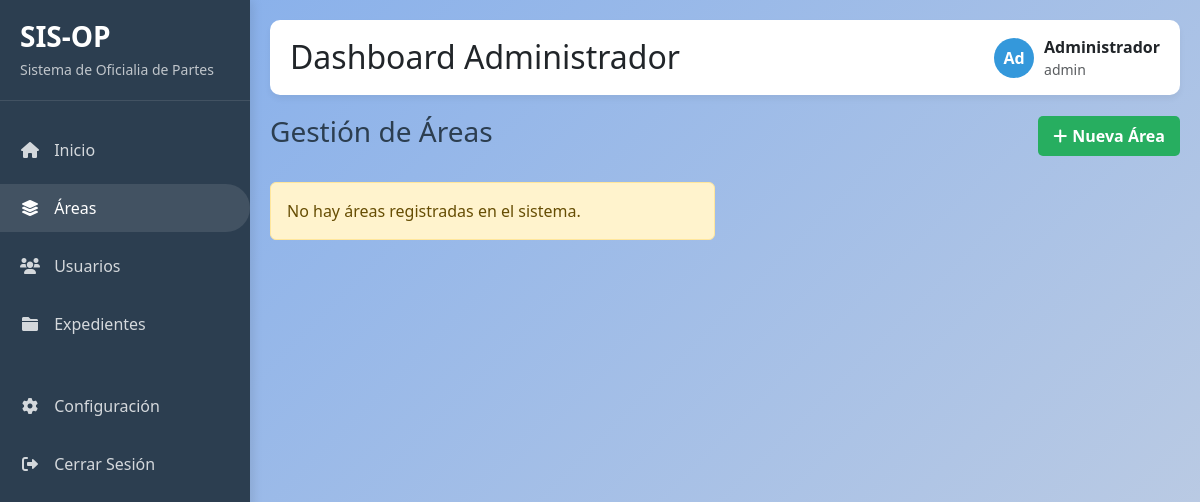
Page /dashboard/admin/areas.php (signed in) on the earlier database version.
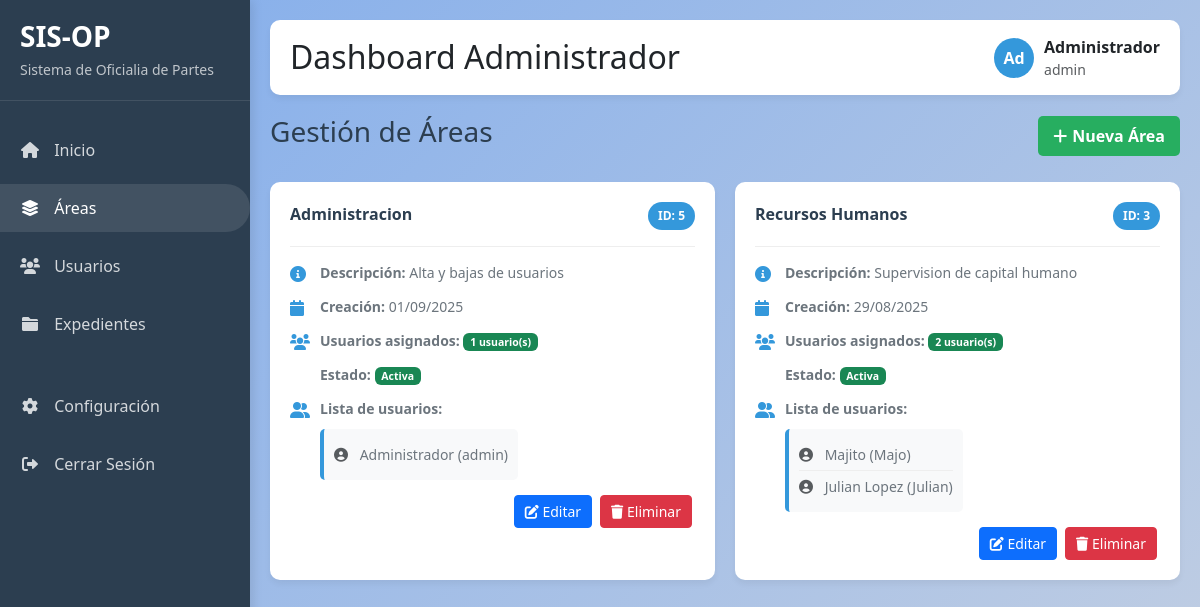
Same page on the later database version.
### tables this page shows
CREATE TABLE `areas` (
  `id` int(11) NOT NULL,
  `nombre` varchar(100) NOT NULL,
  `descripcion` text DEFAULT NULL,
  `fecha_creacion` timestamp NOT NULL DEFAULT current_timestamp(),
  `activo` tinyint(1) DEFAULT 1
);

### dashboard/admin/areas.php (the view, shortened to what this page needs)
<?php
$dbhost = "localhost";
$dbuser = "root";
$dbpass = "";
$dbname = "test";
$conn = mysqli_connect($dbhost, $dbuser, $dbpass, $dbname);
$areas = [];
$query = "
    SELECT a.*,
           COUNT(l.id) as total_usuarios,
           GROUP_CONCAT(CONCAT(l.nombre, ' (', l.usuario, ')') SEPARATOR '| ') as usuarios_lista
    FROM areas a
    LEFT JOIN login l ON a.id = l.area_id  -- CORRECCIÓN: Usar area_id en lugar de area
    GROUP BY a.id
    ORDER BY a.nombre ASC
";
$result = mysqli_query($conn, $query);
if ($result) {
    while ($row = mysqli_fetch_assoc($result)) {
        $areas[] = $row;
    }
}
?>
<!DOCTYPE html>
<html lang="es">
<head>
    <link href="https://cdn.jsdelivr.net/npm/bootstrap@5.3.0-alpha1/dist/css/bootstrap.min.css" rel="stylesheet">
    <link rel="stylesheet" href="https://cdnjs.cloudflare.com/ajax/libs/font-awesome/6.0.0/css/all.min.css">
    <link rel="stylesheet" href="..\..\css\dashboard\styledash.css">
</head>
<body>
    <div class="sidebar">
        <div class="sidebar-header">
            <h3>SIS-OP</h3>
            <p>Sistema de Oficialia de Partes</p>
        </div>
        <ul class="nav flex-column">
            <li class="nav-item">
                <a class="nav-link" href="homeadmin.php">
                    <i class="fas fa-home"></i>
                    <span>Inicio</span>
                </a>
            </li>
            <li class="nav-item">
                <a class="nav-link active" href="areas.php">
                    <i class="fas fa-layer-group"></i>
                    <span>Áreas</span>
                </a>
            </li>
            <li class="nav-item">
                <a class="nav-link" href="users.php">
                    <i class="fas fa-users"></i>
                    <span>Usuarios</span>
                </a>
            </li>
            <li class="nav-item">
                <a class="nav-link" href="expedientes.php">
                    <i class="fas fa-folder"></i>
                    <span>Expedientes</span>
                </a>
            </li>
            <li class="nav-item mt-4">
                <a class="nav-link" href="config.php">
                    <i class="fas fa-cog"></i>
                    <span>Configuración</span>
                </a>
            </li>
            <li class="nav-item">
                <a class="nav-link" href="../../inicio/logout.php">
                    <i class="fas fa-sign-out-alt"></i>
                    <span>Cerrar Sesión</span>
                </a>
            </li>
        </ul>
    </div>
    <div class="main-content">
        <div class="header">
            <h2 class="mb-0">Dashboard Administrador</h2>
            <div class="user-info">
                <div class="user-avatar"><?php echo substr($_SESSION['nombre'], 0, 2); ?></div>
                <div>
                    <div class="fw-bold"><?php echo $_SESSION['nombre']; ?></div>
                    <div class="small text-muted"><?php echo $_SESSION['tipo_usuario']; ?></div>
                </div>
            </div>
        </div>
        <div class="page-title">
            <h3>Gestión de Áreas</h3>
            <button class="btn btn-new" data-bs-toggle="modal" data-bs-target="#nuevaAreaModal">
                <i class="fas fa-plus"></i> Nueva Área
            </button>
        </div>
        <div class="users-container">
            <?php if (empty($areas)): ?>
                <div class="alert alert-warning">
                    No hay áreas registradas en el sistema.
                </div>
            <?php else: ?>
                <?php foreach ($areas as $area): ?>
                    <div class="user-card area-card">
                        <div class="user-card-header">
                            <div class="user-name"><?php echo htmlspecialchars($area['nombre']); ?></div>
                            <div class="user-id">ID: <?php echo $area['id']; ?></div>
                        </div>
                        <div class="user-details">
                            <div class="user-detail">
                                <div class="user-detail-icon">
                                    <i class="fas fa-info-circle"></i>
                                </div>
                                <div class="user-detail-text">
                                    <strong>Descripción:</strong>
                                    <?php echo !empty($area['descripcion']) ? htmlspecialchars($area['descripcion']) : 'Sin descripción'; ?>
                                </div>
                            </div>
                            <div class="user-detail">
                                <div class="user-detail-icon">
                                    <i class="fas fa-calendar"></i>
                                </div>
                                <div class="user-detail-text">
                                    <strong>Creación:</strong>
                                    <?php echo date('d/m/Y', strtotime($area['fecha_creacion'])); ?>
                                </div>
                            </div>
                            <div class="user-detail">
                                <div class="user-detail-icon">
                                    <i class="fas fa-users"></i>
                                </div>
                                <div class="user-detail-text">
                                    <strong>Usuarios asignados:</strong>
                                    <span class="badge bg-<?php echo $area['total_usuarios'] > 0 ? 'success' : 'secondary'; ?>">
                                        <?php echo $area['total_usuarios']; ?> usuario(s)
                                    </span>
                                </div>
                            </div>
                            <div class="user-detail">
                                <div class="user-detail-icon">
                                </div>
                                <div class="user-detail-text">
                                    <strong>Estado:</strong>
                                    <span class="badge bg-<?php echo $area['activo'] ? 'success' : 'secondary'; ?>">
                                        <?php echo $area['activo'] ? 'Activa' : 'Inactiva'; ?>
                                    </span>
                                </div>
                            </div>
                            <?php if ($area['total_usuarios'] > 0): ?>
                            <div class="user-detail">
                                <div class="user-detail-icon">
                                    <i class="fas fa-user-friends"></i>
                                </div>
                                <div class="user-detail-text">
                                    <strong>Lista de usuarios:</strong>
                                    <div class="user-list">
                                        <?php
                                        $usuarios = explode('| ', $area['usuarios_lista']);
                                        foreach ($usuarios as $usuario):
                                        ?>
                                            <div class="user-item">
                                                <i class="fas fa-user-circle me-2 text-muted"></i>
                                                <?php echo htmlspecialchars($usuario); ?>
                                            </div>
                                        <?php endforeach; ?>
                                    </div>
                                </div>
                            </div>
                            <?php endif; ?>
                        </div>
                        <div class="user-actions">
                            <a href="?editar=<?php echo $area['id']; ?>" class="btn btn-sm btn-primary btn-action">
                                <i class="fas fa-edit"></i> Editar
                            </a>
                            <button class="btn btn-sm btn-danger btn-action"
                                    onclick="confirmarEliminacion(<?php echo $area['id']; ?>, '<?php echo htmlspecialchars($area['nombre']); ?>')">
                                <i class="fas fa-trash"></i> Eliminar
                            </button>
                        </div>
                    </div>
                <?php endforeach; ?>
            <?php endif; ?>
        </div>
    </div>
</body>
</html>

### css/dashboard/styledash.css (style rules this page uses)
:root { --primary-color: #2c3e50; --secondary-color: #3498db; --accent-color: #e74c3c; --success-color: #27ae60; --warning-color: #f39c12; --light-color: #ecf0f1; --dark-color: #2c3e50; }
body { background: linear-gradient(135deg, #82adec 0%, #c3cfe2 100%); font-family: 'Segoe UI', Tahoma, Geneva, Verdana, sans-serif; min-height: 100vh; }
.sidebar { background: var(--primary-color); color: white; height: 100vh; position: fixed; top: 0; left: 0; width: 250px; padding-top: 20px; box-shadow: 3px 0 10px rgba(0, 0, 0, 0.1); z-index: 1000; }
.sidebar-header { padding: 0 20px 20px; border-bottom: 1px solid rgba(255, 255, 255, 0.1); margin-bottom: 20px; }
.sidebar-header h3 { font-weight: 700; margin: 0; color: white; }
.sidebar-header p { color: rgba(255, 255, 255, 0.7); margin: 5px 0 0; font-size: 14px; }
.nav-link { color: rgba(255, 255, 255, 0.8); padding: 12px 20px; margin: 5px 0; border-radius: 0 30px 30px 0; transition: all 0.3s; }
.nav-link:hover, .nav-link.active { background: rgba(255, 255, 255, 0.1); color: white; }
.nav-link i { margin-right: 10px; width: 20px; text-align: center; }
.main-content { margin-left: 250px; padding: 20px; }
.header { background: white; padding: 15px 20px; border-radius: 10px; box-shadow: 0 4px 6px rgba(0, 0, 0, 0.05); margin-bottom: 20px; display: flex; justify-content: space-between; align-items: center; }
.user-info { display: flex; align-items: center; }
.user-avatar { width: 40px; height: 40px; border-radius: 50%; background: var(--secondary-color); display: flex; align-items: center; justify-content: center; color: white; font-weight: bold; margin-right: 10px; }
.page-title { color: var(--primary-color); margin-bottom: 25px; font-weight: 600; display: flex; justify-content: space-between; align-items: center; }
.btn-new { background: var(--success-color); border: none; color: white; padding: 8px 15px; border-radius: 5px; font-weight: 600; display: flex; align-items: center; }
.btn-new i { margin-right: 5px; }
.users-container { display: grid; grid-template-columns: repeat(auto-fill, minmax(300px, 1fr)); gap: 20px; margin-bottom: 20px; }
.user-card { background: white; border-radius: 10px; padding: 20px; box-shadow: 0 4px 6px rgba(0, 0, 0, 0.05); transition: transform 0.3s; }
.user-card-header { display: flex; justify-content: space-between; align-items: center; margin-bottom: 15px; padding-bottom: 15px; border-bottom: 1px solid #eee; }
.user-id { background: var(--secondary-color); color: white; padding: 5px 10px; border-radius: 20px; font-size: 12px; font-weight: bold; }
.user-name { font-weight: 600; color: var(--primary-color); margin-bottom: 5px; }
.user-detail { display: flex; margin-bottom: 10px; }
.user-detail-icon { width: 20px; color: var(--secondary-color); margin-right: 10px; }
.user-detail-text { color: #6c757d; font-size: 14px; }
.user-actions { display: flex; justify-content: flex-end; margin-top: 15px; }
.user-actions .btn { padding: 5px 10px; margin-left: 5px; }

### dashboard/admin/areas.php (style rules this page uses)
.btn-action { margin: 0 3px; }
.area-card { transition: transform 0.2s; }
.user-list { margin-top: 10px; padding: 10px; background-color: #f8f9fa; border-radius: 5px; border-left: 4px solid #3498db; }
.user-item { padding: 5px 0; border-bottom: 1px solid #eee; }
.user-item:last-child { border-bottom: none; }

Differences in the rows shown:
added areas: nombre "Administracion", id "5", descripcion "Alta y bajas de usuarios", fecha_creacion "01/09/2025", total_usuarios "1", activo "Activa", usuario "Administrador (admin)"
added areas: nombre "Recursos Humanos", id "3", descripcion "Supervision de capital humano", fecha_creacion "29/08/2025", total_usuarios "2", activo "Activa", usuario "Majito (Majo)", usuario "Julian Lopez (Julian)", shown under "Gestión de Áreas"
Other differences:
text no longer shown: "No hay áreas registradas en el sistema."
